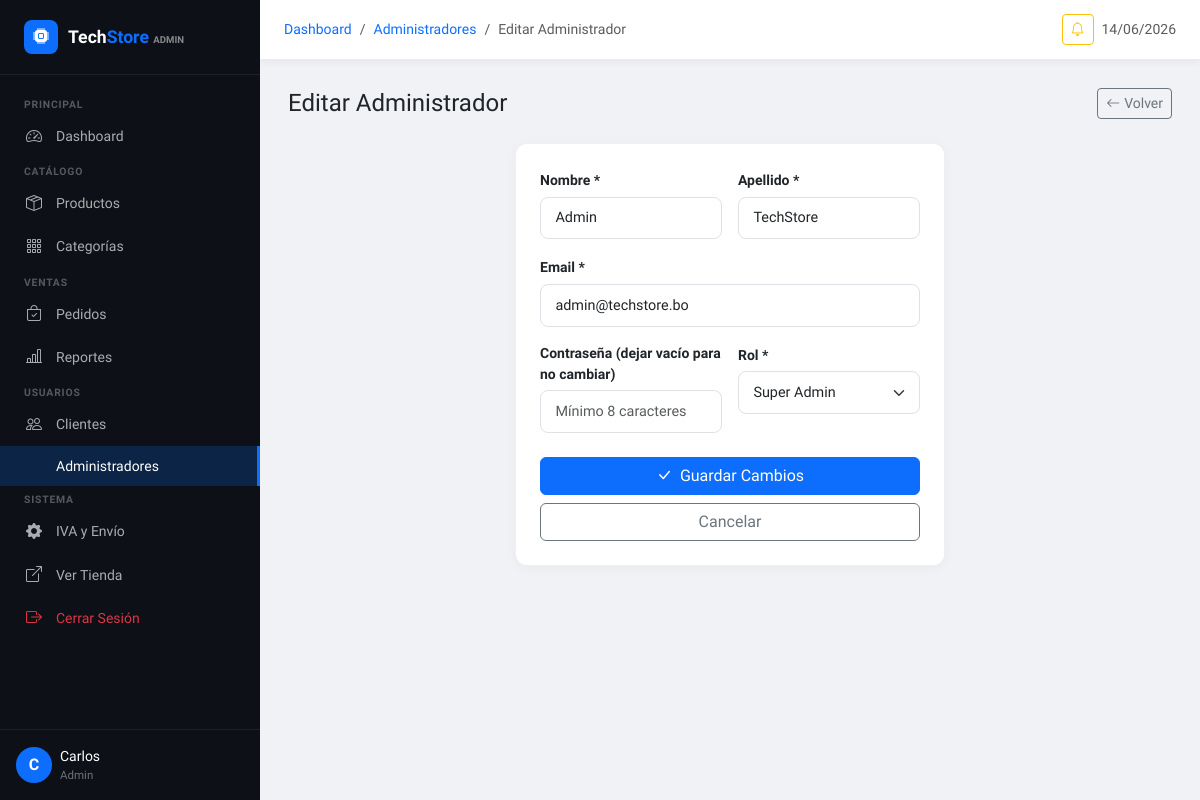
The app's page /admin/usuarios/editar/1 (signed in) with its own data.
### tables this page shows
CREATE TABLE IF NOT EXISTS usuarios (
  id INT UNSIGNED NOT NULL AUTO_INCREMENT,
  nombre VARCHAR(100) NOT NULL,
  apellido VARCHAR(100) NOT NULL,
  email VARCHAR(150) NOT NULL UNIQUE,
  password VARCHAR(255) NOT NULL,
  rol ENUM('superadmin','admin','vendedor') NOT NULL DEFAULT 'vendedor',
  activo TINYINT(1) NOT NULL DEFAULT 1,
  avatar VARCHAR(255) DEFAULT NULL,
  ultimo_acceso DATETIME DEFAULT NULL,
  token_reset VARCHAR(100) DEFAULT NULL,
  token_expira DATETIME DEFAULT NULL,
  created_at TIMESTAMP DEFAULT CURRENT_TIMESTAMP,
  updated_at TIMESTAMP DEFAULT CURRENT_TIMESTAMP ON UPDATE CURRENT_TIMESTAMP,
  PRIMARY KEY (id),
  INDEX idx_email (email),
  INDEX idx_rol (rol)
);

### admin/controllers/AdminAuthController.php (called while the page is built, shortened)
<?php
class AdminUsuarioController {
    private UsuarioModel $model;
    public function __construct() {
        $this->model = new UsuarioModel();
    }
    public function editar(int $id): void {
        $usuario = $this->model->obtenerPorId($id);
        require BASE_PATH . '/admin/views/users/form.php';
    }
}

### config/Database.php (called while the page is built, shortened)
<?php
class Database {
    private static ?Database $instance = null;
    private ?PDO $connection = null;
    public static function getInstance(): Database {
        if (self::$instance === null) {
            self::$instance = new self();
        }
        return self::$instance;
    }
    private function connect(): void {
        $dsn = sprintf(
            'mysql:host=%s;port=%s;dbname=%s;charset=%s',
            DB_HOST,
            DB_PORT,
            DB_NAME,
            DB_CHARSET
        );
        $options = [
            PDO::ATTR_ERRMODE            => PDO::ERRMODE_EXCEPTION,
            PDO::ATTR_DEFAULT_FETCH_MODE => PDO::FETCH_ASSOC,
            PDO::ATTR_EMULATE_PREPARES   => false,
            PDO::ATTR_PERSISTENT         => false,
            PDO::MYSQL_ATTR_INIT_COMMAND => "SET NAMES utf8mb4 COLLATE utf8mb4_unicode_ci",
        ];
        try {
            $this->connection = new PDO($dsn, DB_USER, DB_PASS, $options);
        } catch (PDOException $e) {
            if (ENTORNO === 'desarrollo') {
                die('<div style="background:#ff4444;color:#fff;padding:20px;font-family:monospace;">
                    <h3>Error de conexión a la Base de Datos</h3>
                    <p>' . htmlspecialchars($e->getMessage()) . '</p>
                    <p>Verifique la configuración en config/config.php</p>
                </div>');
            } else {
                error_log('DB Connection Error: ' . $e->getMessage());
                die('Error interno del servidor. Por favor intente más tarde.');
            }
        }
    }
    public function queryOne(string $sql, array $params = []): ?array {
        try {
            $stmt = $this->connection->prepare($sql);
            $stmt->execute($params);
            $result = $stmt->fetch();
            return $result ?: null;
        } catch (PDOException $e) {
            $this->handleError($e, $sql);
            return null;
        }
    }
}

### models/Models.php (called while the page is built, shortened)
<?php
require_once BASE_PATH . '/config/Database.php';
class UsuarioModel {
    private Database $db;
    public function __construct() {
        $this->db = Database::getInstance();
    }
    public function obtenerPorId(int $id): ?array {
        return $this->db->queryOne("SELECT * FROM usuarios WHERE id=:id", ['id' => $id]);
    }
}

### admin/AdminHelpers.php (called while the page is built, shortened)
<?php
function e(mixed $v): string {
    return htmlspecialchars((string)($v ?? ''), ENT_QUOTES, 'UTF-8');
}

### admin/views/users/form.php (the view, shortened to what this page needs)
<?php
$esEditar    = !empty($usuario);
$tituloAdmin = $esEditar ? 'Editar Administrador' : 'Nuevo Administrador';
require BASE_PATH . '/admin/views/partials/header.php';
?>
<div class="d-flex justify-content-between align-items-center mb-4">
    <h1 class="h4 fw-800 mb-0"><?= $tituloAdmin ?></h1>
    <a href="<?= BASE_URL ?>/admin/usuarios" class="btn btn-outline-secondary btn-sm"><i class="bi bi-arrow-left me-1"></i>Volver</a>
</div>
<div class="row justify-content-center"><div class="col-lg-6">
<div class="admin-card">
    <div class="card-body">
    <form method="POST" action="<?= BASE_URL ?>/admin/usuarios/guardar">
        <div class="row g-3">
            <div class="col-sm-6">
                <label class="admin-form-label">Nombre *</label>
                <input type="text" name="nombre" class="form-control admin-form-control" value="<?= e($usuario['nombre'] ?? '') ?>" required>
            </div>
            <div class="col-sm-6">
                <label class="admin-form-label">Apellido *</label>
                <input type="text" name="apellido" class="form-control admin-form-control" value="<?= e($usuario['apellido'] ?? '') ?>" required>
            </div>
            <div class="col-12">
                <label class="admin-form-label">Email *</label>
                <input type="email" name="email" class="form-control admin-form-control" value="<?= e($usuario['email'] ?? '') ?>" required>
            </div>
            <div class="col-sm-6">
                <label class="admin-form-label">Contraseña <?= $esEditar ? '(dejar vacío para no cambiar)' : '*' ?></label>
                <input type="password" name="password" class="form-control admin-form-control"
                       placeholder="Mínimo 8 caracteres" <?= !$esEditar ? 'required minlength="8"' : '' ?>>
            </div>
            <div class="col-sm-6">
                <label class="admin-form-label">Rol *</label>
                <select name="rol" class="form-select admin-form-control">
                    <?php foreach (['vendedor'=>'Vendedor','admin'=>'Administrador','superadmin'=>'Super Admin'] as $v => $l): ?>
                    <option value="<?= $v ?>" <?= ($usuario['rol'] ?? 'vendedor') === $v ? 'selected' : '' ?>><?= $l ?></option>
                    <?php endforeach; ?>
                </select>
            </div>
        </div>
        <div class="d-grid gap-2 mt-4">
            <button type="submit" class="btn btn-primary fw-700">
                <i class="bi bi-check-lg me-2"></i><?= $esEditar ? 'Guardar Cambios' : 'Crear Usuario' ?>
            </button>
            <a href="<?= BASE_URL ?>/admin/usuarios" class="btn btn-outline-secondary">Cancelar</a>
        </div>
    </form>
    </div>
</div>
</div></div>
<?php require BASE_PATH . '/admin/views/partials/footer.php'; ?>

### admin/views/partials/header.php (style rules this page uses)
:root { --admin-sidebar: 260px; --admin-nav: 60px; --primary:#0D6EFD; --dark:#212529; }
body { font-family:'Sora',sans-serif; background:#f0f2f5; }
.admin-card { background:white;border-radius:12px; border:1px solid rgba(0,0,0,.06); box-shadow:0 2px 12px rgba(0,0,0,.04); }
.admin-card .card-body { padding:1.5rem; }
.admin-form-label { font-weight:600;font-size:.875rem;margin-bottom:.35rem; }
.admin-form-control { border-radius:8px;border:1.5px solid #dee2e6; padding:.6rem .9rem;font-size:.9rem; transition:border-color .2s,box-shadow .2s; }

### records on screen
usuarios: nombre "Admin", apellido "TechStore", email "admin@techstore.bo", rol "Super Admin"

### other values on screen
substr($_SESSION['admin_nombre'] ?? 'A', 0, 1) "C"
$_SESSION['admin_nombre'] "Carlos"
$_SESSION['admin_rol'] "Admin"
$b['label'] "Administradores"
$b['label'] "Editar Administrador"
$tituloAdmin "Editar Administrador"
